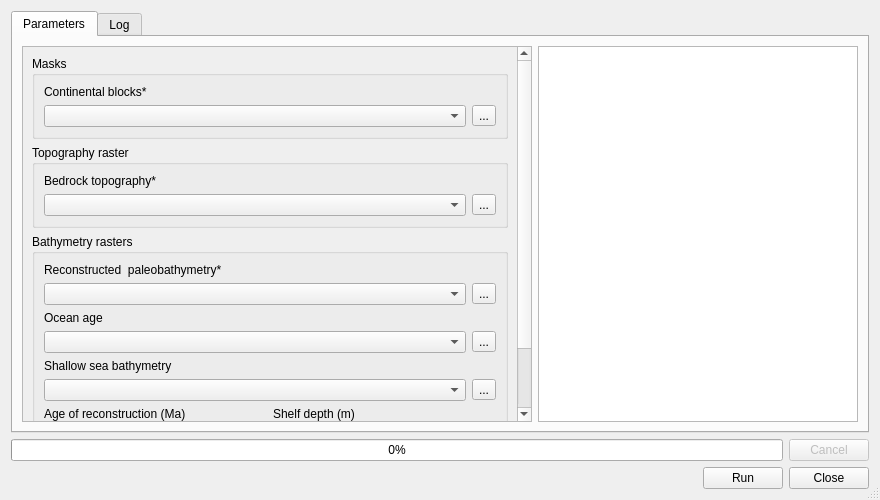
<?xml version="1.0" encoding="UTF-8"?>
<ui version="4.0">
 <class>DEMBuilderDialogBase</class>
 <widget class="QDialog" name="DEMBuilderDialogBase">
  <property name="geometry">
   <rect>
    <x>0</x>
    <y>0</y>
    <width>880</width>
    <height>500</height>
   </rect>
  </property>
  <property name="sizePolicy">
   <sizepolicy hsizetype="Preferred" vsizetype="Preferred">
    <horstretch>0</horstretch>
    <verstretch>0</verstretch>
   </sizepolicy>
  </property>
  <property name="windowTitle">
   <string>Paleogeography-Compiling topography and bathymetry</string>
  </property>
  <property name="sizeGripEnabled">
   <bool>true</bool>
  </property>
  <layout class="QVBoxLayout" name="verticalLayout_13">
   <item>
    <widget class="QTabWidget" name="Tabs">
     <property name="currentIndex">
      <number>0</number>
     </property>
     <widget class="QWidget" name="tab">
      <attribute name="title">
       <string>Parameters</string>
      </attribute>
      <layout class="QHBoxLayout" name="horizontalLayout_8">
       <item>
        <widget class="QScrollArea" name="scrollArea">
         <property name="widgetResizable">
          <bool>true</bool>
         </property>
         <widget class="QWidget" name="scrollAreaWidgetContents">
          <property name="geometry">
           <rect>
            <x>0</x>
            <y>0</y>
            <width>478</width>
            <height>562</height>
           </rect>
          </property>
          <layout class="QVBoxLayout" name="verticalLayout_8">
           <item>
            <widget class="QGroupBox" name="groupBox_3">
             <property name="title">
              <string>Masks</string>
             </property>
             <layout class="QVBoxLayout" name="verticalLayout_12">
              <item>
               <layout class="QVBoxLayout" name="verticalLayout_7">
                <item>
                 <widget class="QLabel" name="label_8">
                  <property name="text">
                   <string>Continental blocks*</string>
                  </property>
                 </widget>
                </item>
                <item>
                 <layout class="QHBoxLayout" name="horizontalLayout_5">
                  <property name="sizeConstraint">
                   <enum>QLayout::SetNoConstraint</enum>
                  </property>
                  <item>
                   <widget class="QgsMapLayerComboBox" name="selectMasks">
                    <property name="allowEmptyLayer" stdset="0">
                     <bool>false</bool>
                    </property>
                    <property name="showCrs" stdset="0">
                     <bool>true</bool>
                    </property>
                    <property name="excludedProviders" stdset="0">
                     <stringlist>
                      <string>&quot;gdal&quot;</string>
                     </stringlist>
                    </property>
                   </widget>
                  </item>
                  <item>
                   <widget class="QToolButton" name="selectMasksButton">
                    <property name="text">
                     <string>...</string>
                    </property>
                   </widget>
                  </item>
                 </layout>
                </item>
               </layout>
              </item>
             </layout>
            </widget>
           </item>
           <item>
            <widget class="QGroupBox" name="groupBox">
             <property name="title">
              <string>Topography raster</string>
             </property>
             <layout class="QVBoxLayout" name="verticalLayout_11">
              <item>
               <layout class="QVBoxLayout" name="verticalLayout_5">
                <item>
                 <widget class="QLabel" name="label_4">
                  <property name="text">
                   <string>Bedrock topography*</string>
                  </property>
                 </widget>
                </item>
                <item>
                 <layout class="QHBoxLayout" name="horizontalLayout_4">
                  <property name="sizeConstraint">
                   <enum>QLayout::SetNoConstraint</enum>
                  </property>
                  <item>
                   <widget class="QgsMapLayerComboBox" name="selectBrTopo">
                    <property name="allowEmptyLayer" stdset="0">
                     <bool>false</bool>
                    </property>
                    <property name="showCrs" stdset="0">
                     <bool>true</bool>
                    </property>
                    <property name="excludedProviders" stdset="0">
                     <stringlist>
                      <string>&quot;gdal&quot;</string>
                     </stringlist>
                    </property>
                   </widget>
                  </item>
                  <item>
                   <widget class="QToolButton" name="selectTopoBrButton">
                    <property name="text">
                     <string>...</string>
                    </property>
                   </widget>
                  </item>
                 </layout>
                </item>
               </layout>
              </item>
             </layout>
            </widget>
           </item>
           <item>
            <widget class="QGroupBox" name="groupBox_2">
             <property name="title">
              <string>Bathymetry rasters</string>
             </property>
             <layout class="QGridLayout" name="gridLayout">
              <item row="1" column="0">
               <layout class="QVBoxLayout" name="verticalLayout_2">
                <item>
                 <widget class="QLabel" name="oceanAgeLabel">
                  <property name="text">
                   <string>Ocean age </string>
                  </property>
                 </widget>
                </item>
                <item>
                 <layout class="QHBoxLayout" name="horizontalLayout">
                  <item>
                   <widget class="QgsMapLayerComboBox" name="selectOceanAge">
                    <property name="currentText">
                     <string/>
                    </property>
                    <property name="allowEmptyLayer" stdset="0">
                     <bool>true</bool>
                    </property>
                    <property name="showCrs" stdset="0">
                     <bool>true</bool>
                    </property>
                   </widget>
                  </item>
                  <item>
                   <widget class="QToolButton" name="selectBathyButton">
                    <property name="text">
                     <string>...</string>
                    </property>
                   </widget>
                  </item>
                 </layout>
                </item>
               </layout>
              </item>
              <item row="2" column="0">
               <layout class="QVBoxLayout" name="verticalLayout_4">
                <item>
                 <widget class="QLabel" name="shallowSeaLabel">
                  <property name="text">
                   <string>Shallow sea bathymetry</string>
                  </property>
                 </widget>
                </item>
                <item>
                 <layout class="QHBoxLayout" name="horizontalLayout_3">
                  <item>
                   <widget class="QgsMapLayerComboBox" name="selectSbathy">
                    <property name="editable">
                     <bool>false</bool>
                    </property>
                    <property name="currentText">
                     <string/>
                    </property>
                    <property name="allowEmptyLayer" stdset="0">
                     <bool>true</bool>
                    </property>
                    <property name="showCrs" stdset="0">
                     <bool>true</bool>
                    </property>
                    <property name="excludedProviders" stdset="0">
                     <stringlist/>
                    </property>
                   </widget>
                  </item>
                  <item>
                   <widget class="QToolButton" name="selectSBathyButton">
                    <property name="text">
                     <string>...</string>
                    </property>
                   </widget>
                  </item>
                 </layout>
                </item>
               </layout>
              </item>
              <item row="0" column="0">
               <layout class="QVBoxLayout" name="verticalLayout_3">
                <item>
                 <widget class="QLabel" name="label_2">
                  <property name="text">
                   <string>Reconstructed  paleobathymetry*</string>
                  </property>
                 </widget>
                </item>
                <item>
                 <layout class="QHBoxLayout" name="horizontalLayout_2">
                  <item>
                   <widget class="QgsMapLayerComboBox" name="selectPaleoBathy">
                    <property name="allowEmptyLayer" stdset="0">
                     <bool>false</bool>
                    </property>
                    <property name="showCrs" stdset="0">
                     <bool>true</bool>
                    </property>
                   </widget>
                  </item>
                  <item>
                   <widget class="QToolButton" name="selectPBathyButton">
                    <property name="text">
                     <string>...</string>
                    </property>
                   </widget>
                  </item>
                 </layout>
                </item>
               </layout>
              </item>
              <item row="3" column="0">
               <layout class="QHBoxLayout" name="horizontalLayout_7" stretch="1,1">
                <item>
                 <layout class="QVBoxLayout" name="verticalLayout_9">
                  <item>
                   <widget class="QLabel" name="ageBoxLabel">
                    <property name="text">
                     <string>Age of reconstruction (Ma)</string>
                    </property>
                   </widget>
                  </item>
                  <item>
                   <widget class="QgsSpinBox" name="ageBox">
                    <property name="maximum">
                     <number>4500</number>
                    </property>
                    <property name="singleStep">
                     <number>5</number>
                    </property>
                   </widget>
                  </item>
                 </layout>
                </item>
                <item>
                 <layout class="QVBoxLayout" name="verticalLayout_10">
                  <item>
                   <widget class="QLabel" name="shelfDepthBoxLabel">
                    <property name="text">
                     <string>Shelf depth (m)</string>
                    </property>
                   </widget>
                  </item>
                  <item>
                   <widget class="QgsSpinBox" name="shelfDepthBox">
                    <property name="minimum">
                     <number>-1000</number>
                    </property>
                    <property name="maximum">
                     <number>100</number>
                    </property>
                    <property name="singleStep">
                     <number>10</number>
                    </property>
                   </widget>
                  </item>
                 </layout>
                </item>
               </layout>
              </item>
             </layout>
            </widget>
           </item>
           <item>
            <layout class="QVBoxLayout" name="verticalLayout">
             <item>
              <widget class="QLabel" name="label_7">
               <property name="text">
                <string>Output file path:</string>
               </property>
              </widget>
             </item>
             <item>
              <widget class="QgsFileWidget" name="outputPath" native="true">
               <property name="defaultRoot" stdset="0">
                <string/>
               </property>
              </widget>
             </item>
            </layout>
           </item>
           <item>
            <spacer name="verticalSpacer">
             <property name="orientation">
              <enum>Qt::Vertical</enum>
             </property>
             <property name="sizeHint" stdset="0">
              <size>
               <width>20</width>
               <height>40</height>
              </size>
             </property>
            </spacer>
           </item>
          </layout>
         </widget>
        </widget>
       </item>
       <item>
        <widget class="QTextBrowser" name="helpBox">
         <property name="maximumSize">
          <size>
           <width>320</width>
           <height>16777215</height>
          </size>
         </property>
         <property name="source">
          <url>
           <string>file:///help_text/help_DEMCompiler.html</string>
          </url>
         </property>
         <property name="searchPaths">
          <stringlist/>
         </property>
         <property name="openExternalLinks">
          <bool>true</bool>
         </property>
        </widget>
       </item>
      </layout>
     </widget>
     <widget class="QWidget" name="tab_2">
      <attribute name="title">
       <string>Log</string>
      </attribute>
      <layout class="QHBoxLayout" name="horizontalLayout_9">
       <item>
        <widget class="QTextBrowser" name="logText">
         <property name="autoFormatting">
          <set>QTextEdit::AutoAll</set>
         </property>
         <property name="textInteractionFlags">
          <set>Qt::LinksAccessibleByKeyboard|Qt::LinksAccessibleByMouse|Qt::TextBrowserInteraction|Qt::TextSelectableByKeyboard|Qt::TextSelectableByMouse</set>
         </property>
         <property name="openExternalLinks">
          <bool>true</bool>
         </property>
        </widget>
       </item>
      </layout>
     </widget>
    </widget>
   </item>
   <item>
    <layout class="QHBoxLayout" name="horizontalLayout_10">
     <item>
      <widget class="QProgressBar" name="progressBar">
       <property name="value">
        <number>0</number>
       </property>
      </widget>
     </item>
     <item>
      <widget class="QPushButton" name="cancelButton">
       <property name="enabled">
        <bool>false</bool>
       </property>
       <property name="sizePolicy">
        <sizepolicy hsizetype="Fixed" vsizetype="Fixed">
         <horstretch>0</horstretch>
         <verstretch>0</verstretch>
        </sizepolicy>
       </property>
       <property name="text">
        <string>Cancel</string>
       </property>
      </widget>
     </item>
    </layout>
   </item>
   <item>
    <layout class="QHBoxLayout" name="horizontalLayout_11">
     <item>
      <layout class="QHBoxLayout" name="horizontalLayout_12">
       <item>
        <widget class="QLabel" name="warningLabel">
         <property name="text">
          <string/>
         </property>
         <property name="wordWrap">
          <bool>true</bool>
         </property>
        </widget>
       </item>
       <item>
        <widget class="QPushButton" name="runButton">
         <property name="sizePolicy">
          <sizepolicy hsizetype="Fixed" vsizetype="Fixed">
           <horstretch>0</horstretch>
           <verstretch>0</verstretch>
          </sizepolicy>
         </property>
         <property name="text">
          <string>Run</string>
         </property>
        </widget>
       </item>
       <item>
        <widget class="QPushButton" name="closeButton">
         <property name="sizePolicy">
          <sizepolicy hsizetype="Fixed" vsizetype="Fixed">
           <horstretch>0</horstretch>
           <verstretch>0</verstretch>
          </sizepolicy>
         </property>
         <property name="text">
          <string>Close</string>
         </property>
        </widget>
       </item>
      </layout>
     </item>
    </layout>
   </item>
  </layout>
 </widget>
 <customwidgets>
  <customwidget>
   <class>QgsFileWidget</class>
   <extends>QWidget</extends>
   <header>qgsfilewidget.h</header>
  </customwidget>
  <customwidget>
   <class>QgsMapLayerComboBox</class>
   <extends>QComboBox</extends>
   <header>qgsmaplayercombobox.h</header>
  </customwidget>
  <customwidget>
   <class>QgsSpinBox</class>
   <extends>QSpinBox</extends>
   <header>qgsspinbox.h</header>
  </customwidget>
 </customwidgets>
 <resources/>
 <connections>
  <connection>
   <sender>closeButton</sender>
   <signal>clicked()</signal>
   <receiver>DEMBuilderDialogBase</receiver>
   <slot>close()</slot>
   <hints>
    <hint type="sourcelabel">
     <x>716</x>
     <y>406</y>
    </hint>
    <hint type="destinationlabel">
     <x>382</x>
     <y>214</y>
    </hint>
   </hints>
  </connection>
 </connections>
</ui>
